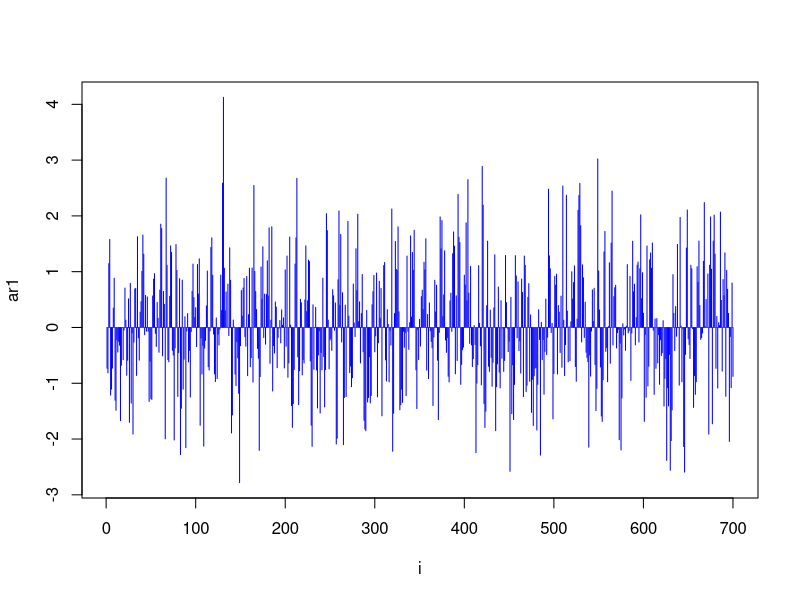
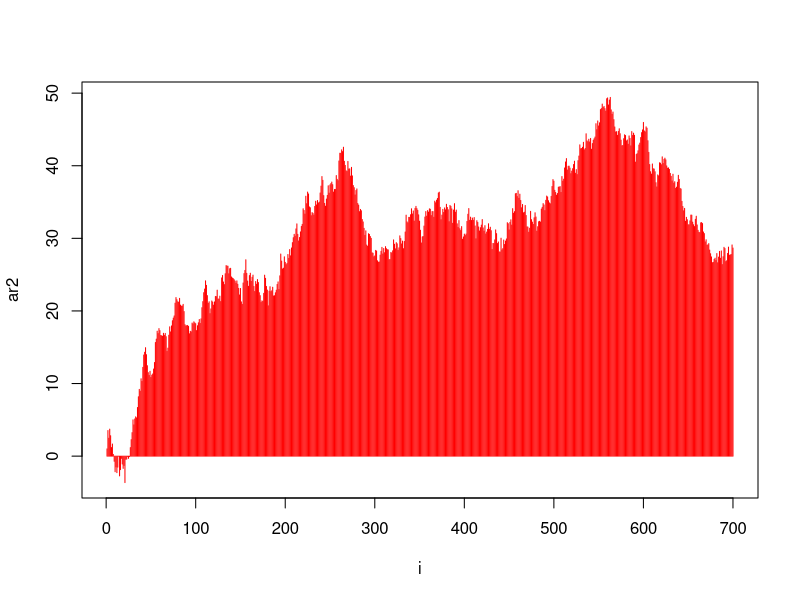
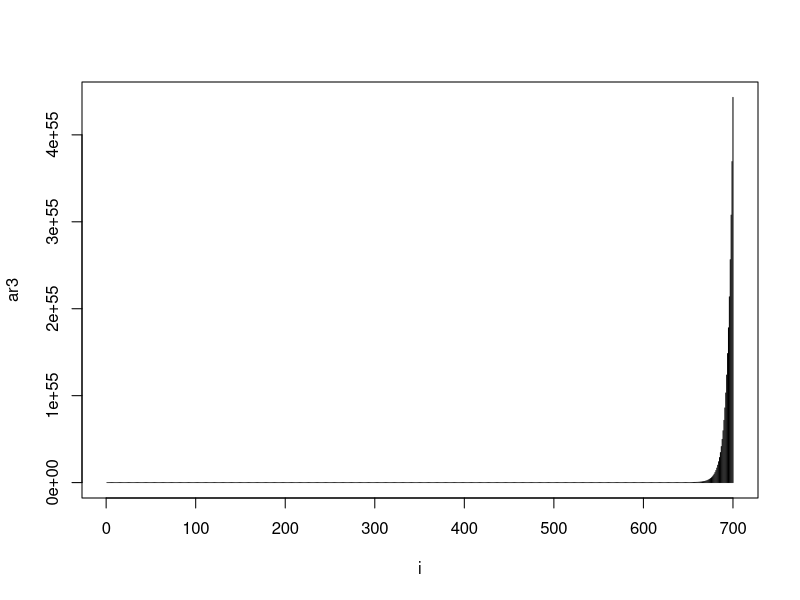

Generate these figures, in order, with R:
#Variable&FunctionDeclataration----
n=700;
o1= 0.3; o2=1; o3=1.2
AR = function(n,o){
  x = numeric(n) 
  x[1] = rnorm(1,0,1)   
  for (i in 2:n) 
    {
    e = rnorm(1,0,1) 
    x[i] = o * x[i - 1] + e 
    }
 x
}
RootFind = function(ar){
  Upsum=0
  Downsum=0
  for (i in 2:n) 
  {
  Upsum = Upsum + (ar[i-1] * ar[i]); 
  Downsum = Downsum + (ar[i-1])^2    
  }
  root = Upsum/Downsum #Производная, приравненная к 0
}
SquareSum = function(ar, o) {
  totalSum = 0 
  for (i in 2:n)
  {
    totalSum = totalSum + (ar[i] - o * ar[i-1])^2
  }
  totalSum
}


ar1 = AR(n,o1)
ar2 = AR(n,o2)
ar3 = AR(n,o3)

#visualisation----
plot(ar1, type = 'h', col="blue", xlab= "i")
plot(ar2, type = 'h',col="red",xlab= "i")
plot(ar3, type = 'h',xlab= "i")
#LSM----
o1root = RootFind(ar1)
#MaximumLikelihood
total = optimize(SquareSum, interval = c(-10, 10), ar = ar1)
o1opt = total$minimum

if (round(o1root,5)  == round(o1opt,5)) 
{
  print("its right")
}

#ModWithNewPar----
n1 = 1000; o4 = 0.7
ar4 = AR(n1,o4)
